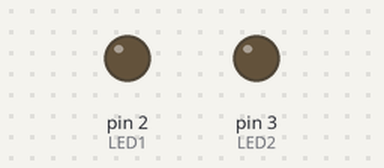
Simulated run of this sketch. Board: Arduino Uno, built with avr-gcc and run on an emulated ATmega328P. On the bench: output pins drawn as LEDs (lit = HIGH). What the sketch prints to the serial monitor is not drawn.

Above: at 0.05 s.
Timing chart, 0 to 4.6 s (numbered marks = the images above):
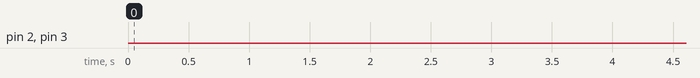

Measured:
- by itself, pin 2 (LED1): LOW → HIGH at 5.0 s, → LOW 0.96 s later, → HIGH 1.0 s later, → LOW 1.0 s later, … (125 changes in this stretch)
- by itself, pin 3 (LED2): LOW → HIGH at 5.0 s, → LOW 1.0 s later, → HIGH 1.0 s later, → LOW 1.0 s later, … (125 changes in this stretch)

The sketch:

sketch_oct22a.ino
```cpp
#define LED1 2
#define LED2 3

unsigned long led1PrevTime = 0;
int led1DeltaT = 1000; //ms
unsigned long led2PrevTime = 0;
int led2DeltaT = 1000; //ms

void setup() {
  pinMode(LED1, OUTPUT);
  pinMode(LED2, OUTPUT);

  digitalWrite(LED1, LOW);
  digitalWrite(LED2, LOW);

  led1PrevTime = millis();
  led2PrevTime = millis();

  Serial.begin(9600);
}

int start = 1;
void loop() {
  unsigned long actTime = millis();
  if(actTime - led1PrevTime > led1DeltaT) {
    digitalWrite(LED1, 1-digitalRead(LED1));
    led1PrevTime = led1PrevTime + led1DeltaT;
    Serial.println("LED1");
  }

  if(actTime - led2PrevTime > led2DeltaT) {
    digitalWrite(LED2, 1-digitalRead(LED2));
    led2PrevTime = actTime;
    Serial.println("LED2");
  }

  if(start == 1) {
    start++;
    delay(5000);
  }
}
```
